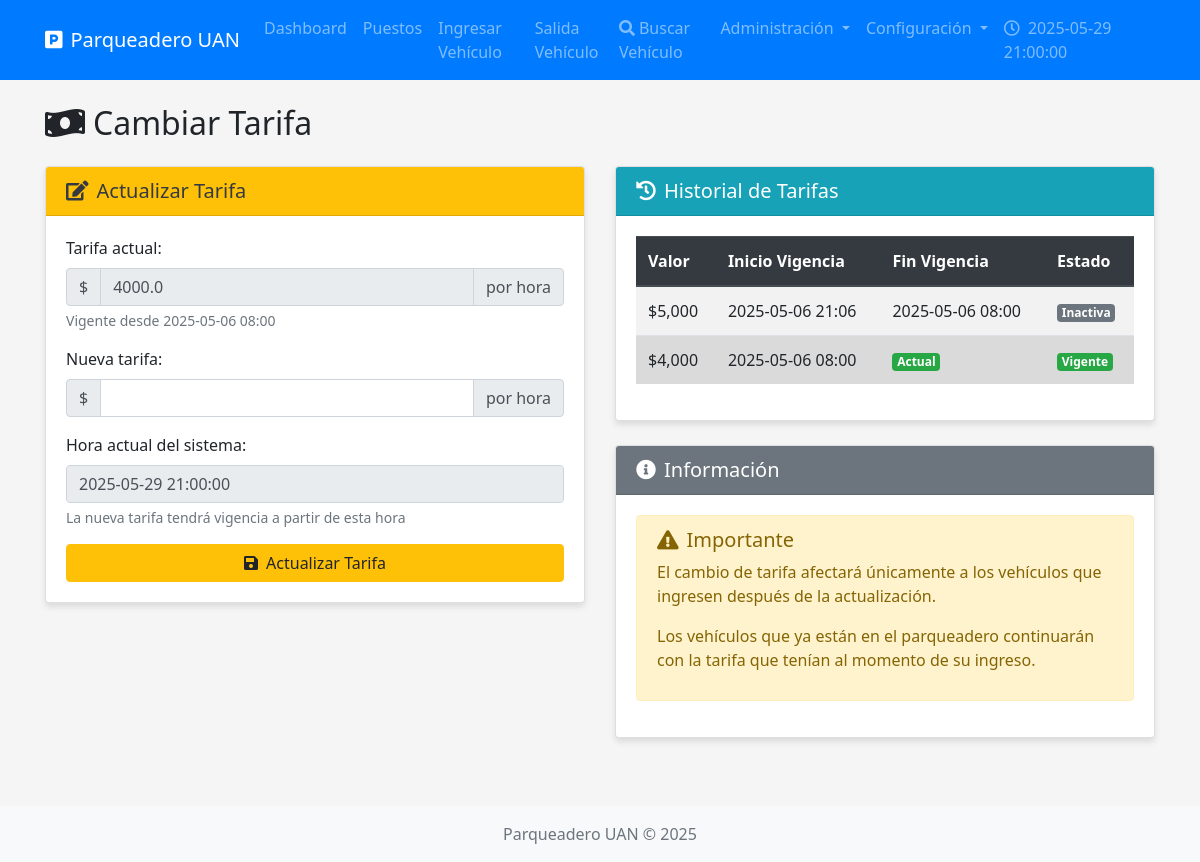
The page /cambiar-tarifa on the database its author committed.
### models.py (models this page shows, shortened)
class Tarifa(Base):
    __tablename__ = "tarifa"
    id_tarifa = Column(Integer, primary_key=True, autoincrement=True)
    valor_por_hora = Column(Float, nullable=False)
    fecha_inicio_vigencia = Column(DateTime, nullable=False, default=datetime.now)
    fecha_fin_vigencia = Column(DateTime, nullable=True)
    registros = relationship("RegistroParqueo", back_populates="tarifa")

### routes.py (the view, shortened to what this page needs)
@routes.route('/cambiar-tarifa', methods=['GET', 'POST'])
@auth.login_required
def cambiar_tarifa():
    db = next(get_db())
    tarifa_actual = db.query(Tarifa).filter(Tarifa.fecha_fin_vigencia == None).first()
    config = db.query(ConfiguracionParqueadero).first()
    historial_tarifas = db.query(Tarifa).order_by(Tarifa.fecha_inicio_vigencia.desc()).all()
    return render_template('cambiar_tarifa.html', tarifa_actual=tarifa_actual, historial_tarifas=historial_tarifas, config=config, hora_actual=config.hora_actual.strftime('%Y-%m-%d %H:%M:%S'))

### models.py (called while the page is built)
def get_db():
    db = SessionLocal()
    try:
        yield db
    finally:
        db.close()

### templates/cambiar_tarifa.html (shortened to what this page needs)
{% extends 'base.html' %}
{% block content %}
<h2 class="mb-4"><i class="fas fa-money-bill-wave mr-2"></i>Cambiar Tarifa</h2>
<div class="row">
    <div class="col-md-6">
        <div class="card">
            <div class="card-header bg-warning text-dark">
                <h5 class="mb-0"><i class="fas fa-edit mr-2"></i>Actualizar Tarifa</h5>
            </div>
            <div class="card-body">
                <form method="POST" action="{{ url_for('routes.cambiar_tarifa') }}">
                    <div class="form-group">
                        <label>Tarifa actual:</label>
                        <div class="input-group">
                            <div class="input-group-prepend">
                                <span class="input-group-text">$</span>
                            </div>
                            <input type="text" class="form-control" value="{{ tarifa_actual.valor_por_hora }}" readonly>
                            <div class="input-group-append">
                                <span class="input-group-text">por hora</span>
                            </div>
                        </div>
                        <small class="form-text text-muted">Vigente desde {{ tarifa_actual.fecha_inicio_vigencia.strftime('%Y-%m-%d %H:%M') }}</small>
                    </div>
                    <div class="form-group">
                        <label for="valor_por_hora">Nueva tarifa:</label>
                        <div class="input-group">
                            <div class="input-group-prepend">
                                <span class="input-group-text">$</span>
                            </div>
                            <input type="number" class="form-control" id="valor_por_hora" name="valor_por_hora" min="1000" step="500" required>
                            <div class="input-group-append">
                                <span class="input-group-text">por hora</span>
                            </div>
                        </div>
                    </div>
                    <div class="form-group">
                        <label>Hora actual del sistema:</label>
                        <input type="text" class="form-control" value="{{ hora_actual }}" readonly>
                        <small class="form-text text-muted">La nueva tarifa tendrá vigencia a partir de esta hora</small>
                    </div>
                    <button type="submit" class="btn btn-warning btn-block">
                        <i class="fas fa-save mr-2"></i>Actualizar Tarifa
                    </button>
                </form>
            </div>
        </div>
    </div>
    <div class="col-md-6">
        <div class="card">
            <div class="card-header bg-info text-white">
                <h5 class="mb-0"><i class="fas fa-history mr-2"></i>Historial de Tarifas</h5>
            </div>
            <div class="card-body">
                {% if historial_tarifas %}
                <div class="table-responsive">
                    <table class="table table-striped table-hover">
                        <thead>
                            <tr>
                                <th>Valor</th>
                                <th>Inicio Vigencia</th>
                                <th>Fin Vigencia</th>
                                <th>Estado</th>
                            </tr>
                        </thead>
                        <tbody>
                            {% for tarifa in historial_tarifas %}
                            <tr {% if tarifa.fecha_fin_vigencia is none %}class="table-active"{% endif %}>
                                <td>${{ "{:,.0f}".format(tarifa.valor_por_hora) }}</td>
                                <td>{{ tarifa.fecha_inicio_vigencia.strftime('%Y-%m-%d %H:%M') }}</td>
                                <td>
                                    {% if tarifa.fecha_fin_vigencia %}
                                        {{ tarifa.fecha_fin_vigencia.strftime('%Y-%m-%d %H:%M') }}
                                    {% else %}
                                        <span class="badge badge-success">Actual</span>
                                    {% endif %}
                                </td>
                                <td>
                                    {% if tarifa.fecha_fin_vigencia is none %}
                                        <span class="badge badge-success">Vigente</span>
                                    {% else %}
                                        <span class="badge badge-secondary">Inactiva</span>
                                    {% endif %}
                                </td>
                            </tr>
                            {% endfor %}
                        </tbody>
                    </table>
                </div>
                {% else %}
                <div class="alert alert-info">
                    <i class="fas fa-info-circle mr-2"></i>No hay historial de tarifas.
                </div>
                {% endif %}
            </div>
        </div>
        <div class="card mt-4">
            <div class="card-header bg-secondary text-white">
                <h5 class="mb-0"><i class="fas fa-info-circle mr-2"></i>Información</h5>
            </div>
            <div class="card-body">
                <div class="alert alert-warning">
                    <h5><i class="fas fa-exclamation-triangle mr-2"></i>Importante</h5>
                    <p>El cambio de tarifa afectará únicamente a los vehículos que ingresen después de la actualización.</p>
                    <p>Los vehículos que ya están en el parqueadero continuarán con la tarifa que tenían al momento de su ingreso.</p>
                </div>
            </div>
        </div>
    </div>
</div>
{% endblock %}

### static/css/styles.css (style rules this page uses)
body { font-family: 'Segoe UI', Tahoma, Geneva, Verdana, sans-serif; background-color: #f5f5f5; min-height: 100vh; display: flex; flex-direction: column; }
.card { transition: transform 0.3s ease; margin-bottom: 20px; box-shadow: 0 4px 6px rgba(0, 0, 0, 0.1); }
.fas, .far { margin-right: 5px; }
.table thead th { background-color: #343a40; color: white; border-color: #454d55; }
.alert i { font-size: 1.2rem; margin-right: 10px; }

### rows shown on the page
Tarifa: valor_por_hora "4000.0", fecha_inicio_vigencia "2025-05-06 08:00", valor_por_hora "4,000", shows "Actual", shows "Vigente"
Tarifa: valor_por_hora "5,000", fecha_inicio_vigencia "2025-05-06 21:06", fecha_fin_vigencia "2025-05-06 08:00", shows "Inactiva"

### other values the page prints
{{ hora_actual }} "2025-05-29 21:00:00"
